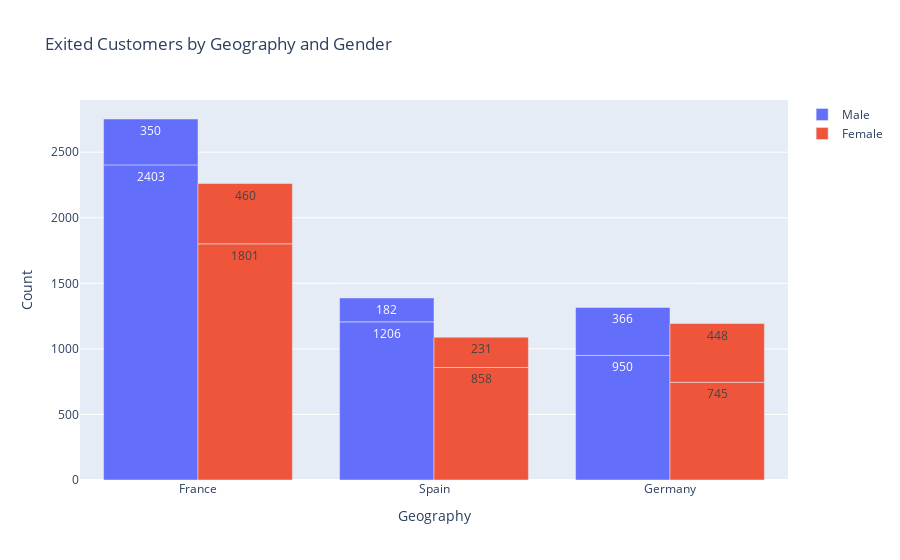

Notebook code for this chart:
### Code cell
import plotly.graph_objects as go

# Create two separate dataframes for male and female customers
male_df = df[df["Gender"]=="Male"][["Geography", "Exited"]].value_counts().reset_index(name='count')
female_df = df[df["Gender"]=="Female"][["Geography", "Exited"]].value_counts().reset_index(name='count')

# Create two separate bar traces for male and female customers
male_trace = go.Bar(x=male_df['Geography'], y=male_df['count'], name='Male', text=male_df['count'], hovertemplate="Geography: %{x}<br>Exited: %{text}")
female_trace = go.Bar(x=female_df['Geography'], y=female_df['count'], name='Female', text=female_df['count'], hovertemplate="Geography: %{x}<br>Exited: %{text}")

# Create a figure object and add the two traces
fig = go.Figure(data=[male_trace, female_trace])

# Update the layout of the figure
fig.update_layout(title='Exited Customers by Geography and Gender',
                  xaxis_title='Geography',
                  yaxis_title='Count',
                  barmode='group',
                  hovermode='x')

# Show the figure
fig.show()

### Figure 1 — Plotly figure (JSON) as saved in the notebook; plotly's stock layout.template omitted (floating-point values rounded to 4 significant figures)
{"data": [{"hovertemplate": "Geography: %{x}<br>Exited: %{text}", "name": "Male", "text": [2403, 1206, 950, 366, 350, 182], "type": "bar", "x": ["France", "Spain", "Germany", "Germany", "France", "Spain"], "y": [2403, 1206, 950, 366, 350, 182]}, {"hovertemplate": "Geography: %{x}<br>Exited: %{text}", "name": "Female", "text": [1801, 858, 745, 460, 448, 231], "type": "bar", "x": ["France", "Spain", "Germany", "France", "Germany", "Spain"], "y": [1801, 858, 745, 460, 448, 231]}], "layout": {"barmode": "group", "hovermode": "x", "title": {"text": "Exited Customers by Geography and Gender"}, "xaxis": {"title": {"text": "Geography"}}, "yaxis": {"title": {"text": "Count"}}}}
